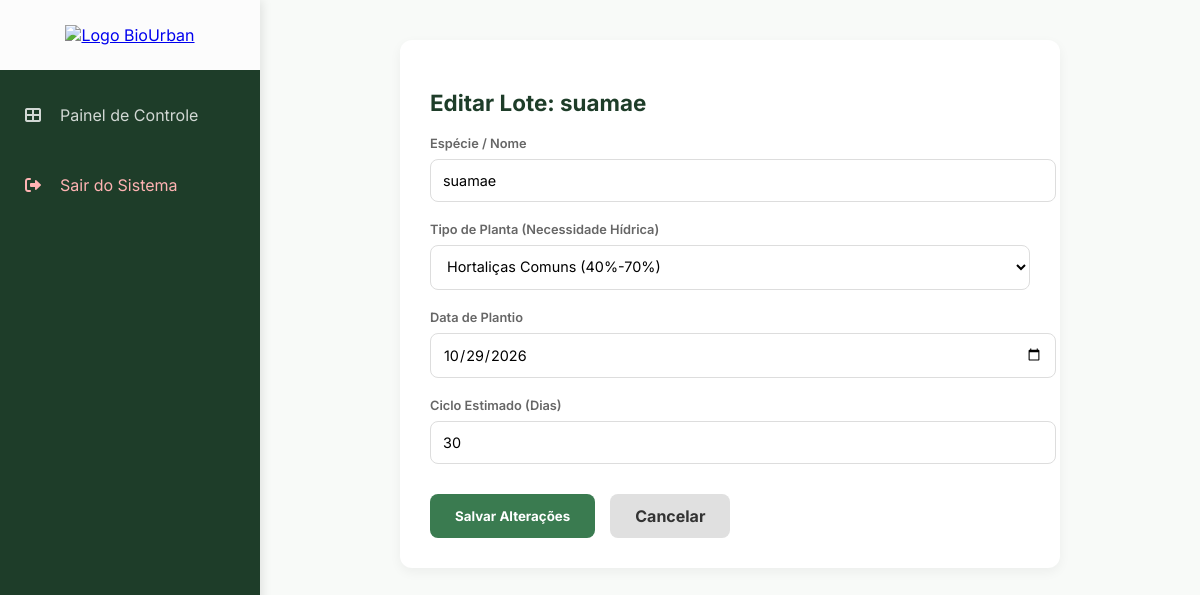
Before: /editar_hortalica/12 (signed in) with the older database file.
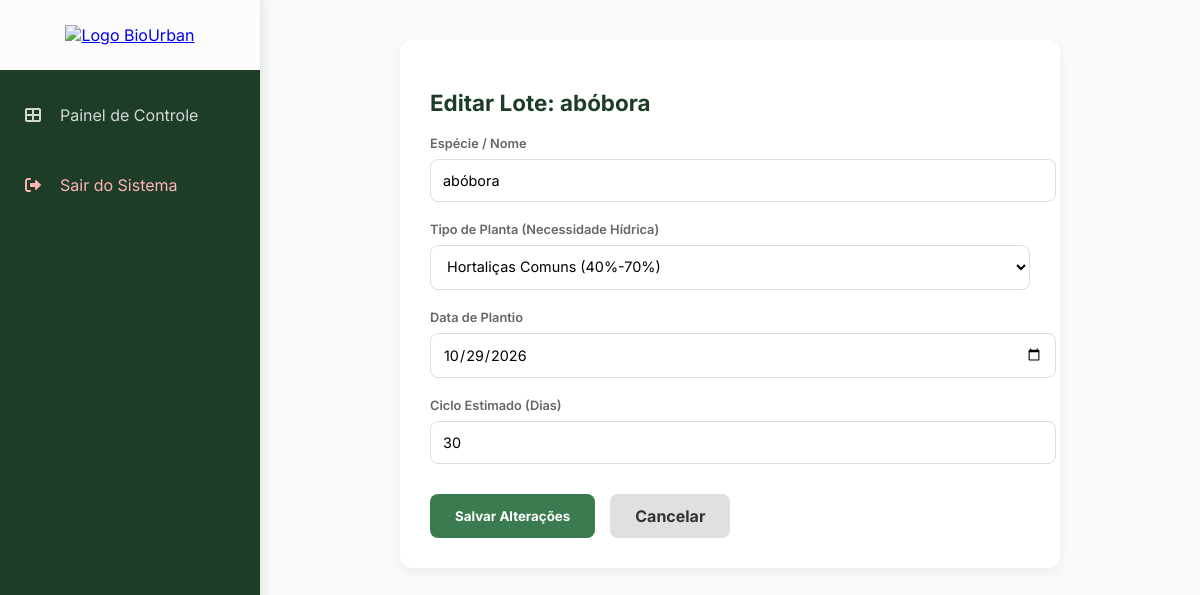
After: the same page with the newer database file.
### models.py (models this page shows)
class Hortalica(db.Model):
    id = db.Column(db.Integer, primary_key=True)
    nome = db.Column(db.String(100), nullable=False)
    data_plantio = db.Column(db.String(20), nullable=False)
    data_colheita = db.Column(db.String(20))
    ciclo_estimado = db.Column(db.Integer, default=0)
    status = db.Column(db.String(20), default="Crescendo")
    fazenda_id = db.Column(db.Integer, db.ForeignKey('fazenda.id'), nullable=False)
    umidade_atual = db.Column(db.Float, nullable=True, default=0.0)
    umidade_min = db.Column(db.Float, default=40.0)
    umidade_max = db.Column(db.Float, default=70.0)
    categoria_hidrica = db.Column(db.String(30), default="hortalica")
    registros = db.relationship('RegistroHidrico', backref='planta', lazy=True)

### app.py (the view, shortened to what this page needs)
@app.route('/editar_hortalica/<int:id>', methods=['GET', 'POST'])
@login_required
def editar_hortalica(id):
    h = db.session.get(Hortalica, id)
    if not h or h.fazenda.usuario_id != current_user.id:
        return "Acesso Negado", 403
    return render_template('editar_hortalica.html', hortalica=h)

### app.py (called while the page is built)
@login_manager.user_loader
def load_user(user_id):
    return db.session.get(Usuario, int(user_id))

### templates/editar_hortalica.html (shortened to what this page needs)
{% extends "layout.html" %}
{% block content %}
<div style="background: white; padding: 30px; border-radius: 12px; box-shadow: 0 4px 12px rgba(0,0,0,0.05); max-width: 600px; margin: 0 auto;">
    <h2 style="margin-bottom: 20px; color: var(--dark-bg); font-size: 1.4rem;">Editar Lote: {{ hortalica.nome }}</h2>
    <form method="POST" style="display: flex; flex-direction: column; gap: 20px;">
        <div>
            <label style="font-size: 0.8rem; color: #666; margin-bottom: 8px; display: block; font-weight: 600;">Espécie / Nome</label>
            <input type="text" name="nome" value="{{ hortalica.nome }}" required style="width: 100%; padding: 12px; border: 1px solid #ddd; border-radius: 8px; font-size: 0.9rem;">
        </div>
        <div>
            <label style="font-size: 0.8rem; color: #666; margin-bottom: 8px; display: block; font-weight: 600;">Tipo de Planta (Necessidade Hídrica)</label>
            <select name="categoria_hidrica" style="width: 100%; padding: 12px; border: 1px solid #ddd; border-radius: 8px; font-size: 0.9rem; background: white;">
                <option value="hortalica" {% if hortalica.categoria_hidrica == 'hortalica' %}selected{% endif %}>Hortaliças Comuns (40%-70%)</option>
            </select>
        </div>
        <div>
            <label style="font-size: 0.8rem; color: #666; margin-bottom: 8px; display: block; font-weight: 600;">Data de Plantio</label>
            <input type="date" name="data_plantio" value="{{ hortalica.data_plantio }}" required style="width: 100%; padding: 12px; border: 1px solid #ddd; border-radius: 8px; font-size: 0.9rem;">
        </div>
        <div>
            <label style="font-size: 0.8rem; color: #666; margin-bottom: 8px; display: block; font-weight: 600;">Ciclo Estimado (Dias)</label>
            <input type="number" name="ciclo_estimado" value="{{ hortalica.ciclo_estimado }}" style="width: 100%; padding: 12px; border: 1px solid #ddd; border-radius: 8px; font-size: 0.9rem;">
        </div>
        <div style="display: flex; gap: 15px; margin-top: 10px;">
            <button type="submit" style="background: var(--primary-green); border: none; padding: 12px 25px; border-radius: 8px; color: white; cursor: pointer; font-weight: 700;">Salvar Alterações</button>
            <a href="{{ url_for('ver_fazenda', id=hortalica.fazenda_id) }}" style="background: #e0e0e0; color: #333; text-decoration: none; padding: 12px 25px; border-radius: 8px; font-weight: 700; display: inline-flex; align-items: center;">Cancelar</a>
        </div>
    </form>
</div>
{% endblock %}

### templates/layout.html (shortened to what this page needs)
<!DOCTYPE html>
<html lang="pt-br">
<head>
    <link rel="stylesheet" href="https://cdnjs.cloudflare.com/ajax/libs/font-awesome/6.0.0/css/all.min.css">
</head>
<body>
    <div class="sidebar">
        <div class="sidebar-header">
            <a href="{{ url_for('dashboard') }}">
                <img src="{{ url_for('static', filename='images/LOGO.png') }}" alt="Logo BioUrban">
            </a>
        </div>
        <nav>
            <a href="{{ url_for('dashboard') }}" class="nav-link"><i class="fas fa-th-large"></i> Painel de Controle</a>
            <a href="/logout" class="nav-link" style="margin-top: 20px; color: #ffb3b3;"><i class="fas fa-sign-out-alt"></i> Sair do Sistema</a>
        </nav>
    </div>
    <div class="content">
        {% block content %}{% endblock %}
    </div>
</body>
</html>

### templates/layout.html (style rules this page uses)
:root { --primary-green: #3A7B50; --dark-bg: #1e3d29; --off-white: #fcfcfc; --light-bg: #f8faf8; --danger-red: #E15244; }
html, body { font-family: 'Inter', sans-serif; }
body { margin: 0; display: flex; background-color: var(--light-bg); }
button, input, select, textarea, option { font-family: 'Inter', sans-serif; }
.sidebar { width: 260px; background: var(--dark-bg); height: 100vh; position: fixed; color: white; box-shadow: 2px 0 10px rgba(0,0,0,0.1); z-index: 1000; }
.sidebar-header { padding: 25px 15px; text-align: center; background-color: var(--off-white); margin-bottom: 20px; }
.sidebar-header img { width: 190px; height: auto; }
.nav-link { display: flex; align-items: center; color: rgba(255,255,255,0.8); padding: 15px 25px; text-decoration: none; transition: 0.3s ease; }
.nav-link i { margin-right: 15px; width: 20px; }
.content { margin-left: 260px; padding: 40px; width: calc(100% - 260px); min-height: 100vh; }

Changed rows visible on the page:
changed Hortalica "Hortaliças Comuns (40%-70%)": nome "suamae" → "abóbora"
